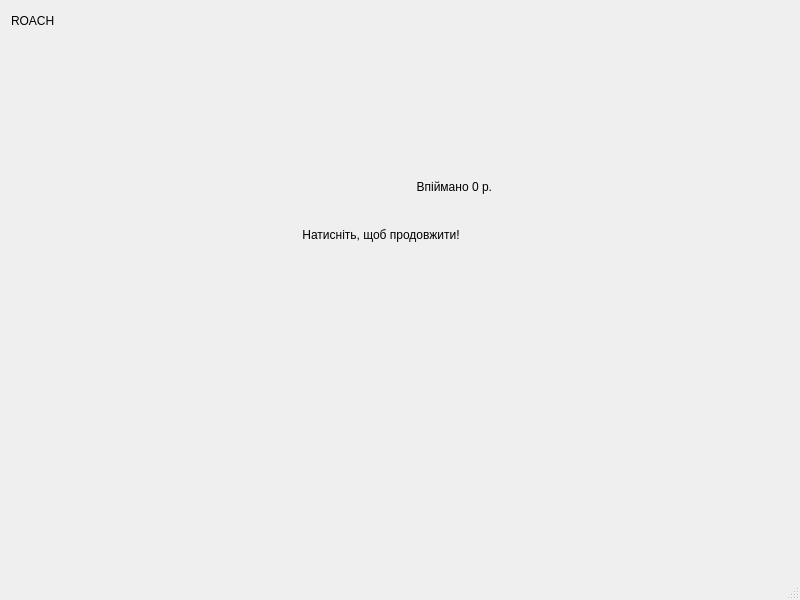
<?xml version="1.0" encoding="UTF-8"?>
<ui version="4.0">
 <class>MainWindow</class>
 <widget class="QMainWindow" name="MainWindow">
  <property name="geometry">
   <rect>
    <x>0</x>
    <y>0</y>
    <width>800</width>
    <height>600</height>
   </rect>
  </property>
  <property name="windowTitle">
   <string>MainWindow</string>
  </property>
  <widget class="QWidget" name="centralwidget">
   <widget class="QLabel" name="l_roach">
    <property name="geometry">
     <rect>
      <x>11</x>
      <y>11</y>
      <width>50</width>
      <height>20</height>
     </rect>
    </property>
    <property name="text">
     <string>ROACH</string>
    </property>
   </widget>
   <widget class="QWidget" name="scoreWidget" native="true">
    <property name="geometry">
     <rect>
      <x>270</x>
      <y>180</y>
      <width>222</width>
      <height>71</height>
     </rect>
    </property>
    <layout class="QVBoxLayout" name="verticalLayout_2">
     <item>
      <layout class="QHBoxLayout" name="horizontalLayout">
       <item>
        <spacer name="horizontalSpacer">
         <property name="orientation">
          <enum>Qt::Orientation::Horizontal</enum>
         </property>
         <property name="sizeHint" stdset="0">
          <size>
           <width>40</width>
           <height>20</height>
          </size>
         </property>
        </spacer>
       </item>
       <item>
        <widget class="QLabel" name="l_score">
         <property name="text">
          <string>&lt;html&gt;&lt;head/&gt;&lt;body&gt;&lt;p&gt;Впіймано 0 р.&lt;/p&gt;&lt;/body&gt;&lt;/html&gt;</string>
         </property>
         <property name="alignment">
          <set>Qt::AlignmentFlag::AlignRight|Qt::AlignmentFlag::AlignTop|Qt::AlignmentFlag::AlignTrailing</set>
         </property>
        </widget>
       </item>
      </layout>
     </item>
     <item>
      <widget class="QLabel" name="l_message">
       <property name="text">
        <string>&lt;html&gt;&lt;head/&gt;&lt;body&gt;&lt;p align=&quot;center&quot;&gt;Натисніть, щоб продовжити!&lt;/p&gt;&lt;/body&gt;&lt;/html&gt;</string>
       </property>
      </widget>
     </item>
    </layout>
   </widget>
  </widget>
  <widget class="QMenuBar" name="menubar">
   <property name="geometry">
    <rect>
     <x>0</x>
     <y>0</y>
     <width>800</width>
     <height>26</height>
    </rect>
   </property>
  </widget>
  <widget class="QStatusBar" name="statusbar"/>
 </widget>
 <resources/>
 <connections/>
</ui>
